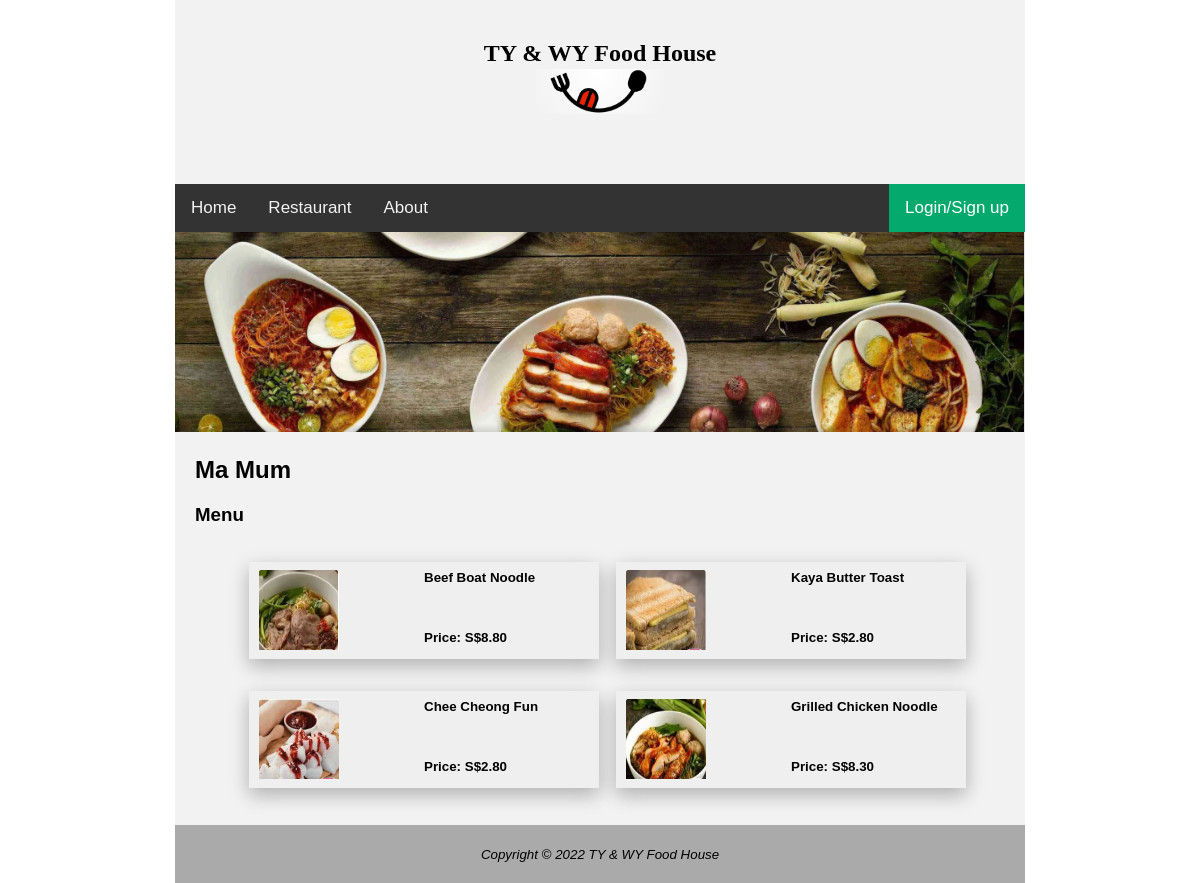
The page /menu.php?food=11 on the database its author committed.
### tables this page shows
create table tblrestaurant ( restaurantid int NOT NULL AUTO_INCREMENT,
			     restaurantname varchar(50),
		             PRIMARY KEY (restaurantid)
		     );

create table tblfood ( foodid int NOT NULL AUTO_INCREMENT,
		       foodname varchar(50),
		       foodnameid int,
		       price float(9,2),
		       restaurantid int,
		       PRIMARY KEY (foodid),
		       CONSTRAINT FK_RestaurantFood FOREIGN KEY (restaurantid)
		       REFERENCES tblrestaurant(restaurantid)
		     );

### menu.php (the view, shortened to what this page needs)
<?php
include "dbconnect.php";
if (isset($_GET['food'])) {
	$food = $_SESSION['food'];
}
$query = 'select * from tblrestaurant '
	   ."where restaurantid='$food' ";
$result = $dbcnx->query($query);
$row = $result->fetch_assoc();
$restaurantname = $row['restaurantname'];
?>
<!DOCTYPE html>
<html lang="en">
<head>
<link rel="stylesheet" href="fundamentalStyle.css">
<link rel="stylesheet" href="topNavigationBar.css">
</head>
<body>
<div id="wrapper">
	<header style="padding: 20px 0px">
		<h2 style="text-align:center; margin-bottom:2px; font-family:Comic Sans MS">TY & WY Food House</h2>
		<img src="Foodlogo2.JPG"  class="center">
	</header>
	<div  class="topnav">
	   <a class="active" href="index.php">Home</a>
	   <a href="restaurant.php">Restaurant</a>
	   <a href="about.php">About</a>
	   <?php
			if (!isset($_SESSION['fname'])) {
				echo '<a href="LoginSignup.php" class="split">Login/Sign up</a>';
			}
	   ?>
	</div>
	<?php
		echo '<img src="food'.$_SESSION['food'].'menu.JPG" width="850" height="200">';
	echo '<h2 style="margin-left: 20px">'.$restaurantname.'</h2>';
	?>
	<h3>Menu</h3>
	<div id="addToChartForm">
		<table>
			<tr>
			<?php
				$query = 'select * from tblfood '
					   ."where restaurantid='$food' "
					   ."LIMIT 0,2";
				$result = $dbcnx->query($query);
				$length = $result->num_rows;
				for ($i=1; $i <= $length; $i++){
					$row = $result->fetch_assoc();
					echo "<td><button class='btnExample' type='submit' value='Submit' onclick='openDiv($i)'>";
					echo '<div>';
					echo '<div>';
					echo '<span>'.$row['foodname'].' <br><br><br><br>Price: S$'.$row['price'].'</span>';
					echo '</div>';
					echo '<div>';
					echo '<img src="food'.$_SESSION['food'].'menuSelect'.$i.'.JPG" width="80" height="80" alt=""/>';
					echo '</div>';
					echo '</div>';
					echo '</button>';
					echo '</td>';
				}
			?>
			</tr>
			<tr>
			<?php
				$query = 'select * from tblfood '
					   ."where restaurantid='$food' "
					   ."LIMIT 2,4";
				$result = $dbcnx->query($query);
				$length = $result->num_rows;
				for ($i=3; $i <= $length+2; $i++){
					$row = $result->fetch_assoc();
					echo "<td><button class='btnExample' type='submit' value='Submit' onclick='openDiv($i)'>";
					echo '<div>';
					echo '<div>';
					echo '<span>'.$row['foodname'].' <br><br><br><br>Price: S$'.$row['price'].'</span>';
					echo '</div>';
					echo '<div>';
					echo '<img src="food'.$_SESSION['food'].'menuSelect'.$i.'.JPG" width="80" height="80" alt=""/>';
					echo '</div>';
					echo '</div>';
					echo '</button>';
					echo '</td>';
				}
			?>
			</tr>
		</table>
	</div>
	<div id="bottompart">
	<footer>
		<small><i>Copyright &copy; 2022 TY & WY Food House
		</i></small>
	</footer>
	</div>
</div>
</body>
</html>

### fundamentalStyle.css (style rules this page uses)
body { margin: 0; font-family: Arial, Helvetica, sans-serif; }
header { background-color:#f2f2f2; padding: 0 20px; }
.center { display: block; margin: 0px auto 50px; width: 15%; }
#wrapper { background-color: #f2f2f2; width: 10%; margin:auto; min-width:850px; }
#bottompart { background-color: #AAAAAA; text-align: center; margin-left: auto; margin-right: auto; }
footer { padding:20px 0; }

### topNavigationBar.css (style rules this page uses)
.topnav { overflow: hidden; background-color: #333; }
.topnav a { float: left; color: #f2f2f2; text-align: center; padding: 14px 16px; text-decoration: none; font-size: 17px; }
.topnav a.split { float: right; background-color: #04AA6D; color: white; }
.split { float: right; color: #f2f2f2; }

### menu.php (style rules this page uses)
h3 { margin-left: 20px; }
table { margin: 10px auto 20px auto; width: 80%; }
td { padding: 15px 0px 15px 15px; }
#addToChartForm button { color: #000000; font-weight: bold; width: 350px; height: 97px; border: none; box-shadow: 0 8px 16px 0 rgba(0,0,0,0.1), 0 6px 20px 0 rgba(0,0,0,0.19); cursor: pointer; }
#addToChartForm button img { margin-right: 250px; vertical-align: middle; position: relative; }
#addToChartForm button span { position: absolute; text-align: left; }
#addToChartForm { animation-duration: 1.5s; animation-name: slidein; }

### rows shown on the page
tblrestaurant: restaurantname "Ma Mum"
tblfood: foodname "Beef Boat Noodle", price "8.80", shows a picture
tblfood: foodname "Kaya Butter Toast", price "2.80", shows a picture
tblfood: foodname "Chee Cheong Fun", price "2.80", shows a picture
tblfood: foodname "Grilled Chicken Noodle", price "8.30", shows a picture
